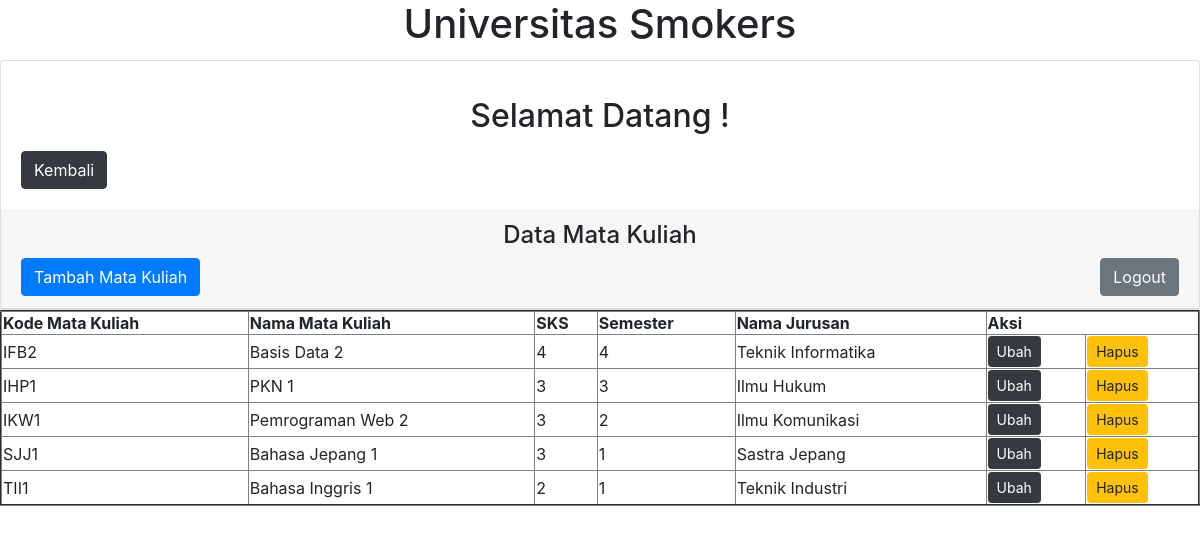
The app's page /UniversitasSmokers/index4.php (signed in) with its own data.
### tables this page shows
CREATE TABLE `matkul` (
  `kode_mk` char(8) NOT NULL,
  `nama_mk` varchar(30) DEFAULT NULL,
  `sks` smallint(6) DEFAULT NULL,
  `semester` smallint(6) DEFAULT NULL,
  `id_jurusan` char(8) NOT NULL
);

CREATE TABLE `jurusan` (
  `id_jurusan` char(8) NOT NULL,
  `nama_jurusan` varchar(30) DEFAULT NULL,
  `id_fakultas` char(8) NOT NULL
);

### UniversitasSmokers/index4.php (the view, shortened to what this page needs)
<html>
<head>
  <link rel = "stylesheet" type = "text/css" href = "css/bootstrap.min.css">
</head>
<body>
<h1 class="card-title"><center>Universitas Smokers</h1>
  <div class="card">
  <div class="card-body">
    <p class="card-text"><center><h2>Selamat Datang !</center></p>
	<a href="welcome.php" class="btn btn-dark">Kembali</a>
  </div>
  <div class="card-header"><center><h4>Data Mata Kuliah</center>
  <a href="form_simpan4.php" class="btn btn-primary">Tambah Mata Kuliah</a>
  <a href="logout.php" class="btn btn-secondary float-right">Logout</a>
  </div>
</div>
  <table border="2" width="100%">
  <center>
  <tr>
    <th>Kode Mata Kuliah</th>
    <th>Nama Mata Kuliah</th>
	<th>SKS</th>
	<th>Semester</th>
	<th>Nama Jurusan</th>
    <th colspan="2">Aksi</th>
  </tr>
  <?php
  include "koneksi.php";
  $sql = $pdo->prepare("SELECT * FROM matkul JOIN jurusan ON matkul.id_jurusan = jurusan.id_jurusan");
  $sql->execute();
  while($data = $sql->fetch()){
    echo "<tr>";
    echo "<td>".$data['kode_mk']."</td>";
    echo "<td>".$data['nama_mk']."</td>";
    echo "<td>".$data['sks']."</td>";
	echo "<td>".$data['semester']."</td>";
	echo "<td>".$data['nama_jurusan']."</td>";
    echo "<td><a href='form_ubah4.php?kode_mk=".$data['kode_mk']."'button class='btn btn-dark btn-sm'>Ubah</a></td>";
    echo "<td><a href='proses_hapus4.php?kode_mk=".$data['kode_mk']."'button class='btn btn-warning btn-sm'>Hapus</a></td>";
    echo "</tr>";
  }
  ?>
  </table>
</body>
</html>

### records on screen
matkul: kode_mk "IFB2", nama_mk "Basis Data 2", sks "4", semester "4", id_jurusan.nama_jurusan "Teknik Informatika"
matkul: kode_mk "IHP1", nama_mk "PKN 1", sks "3", semester "3", id_jurusan.nama_jurusan "Ilmu Hukum"
matkul: kode_mk "IKW1", nama_mk "Pemrograman Web 2", sks "3", semester "2", id_jurusan.nama_jurusan "Ilmu Komunikasi"
matkul: kode_mk "SJJ1", nama_mk "Bahasa Jepang 1", sks "3", semester "1", id_jurusan.nama_jurusan "Sastra Jepang"
matkul: kode_mk "TII1", nama_mk "Bahasa Inggris 1", sks "2", semester "1", id_jurusan.nama_jurusan "Teknik Industri"
